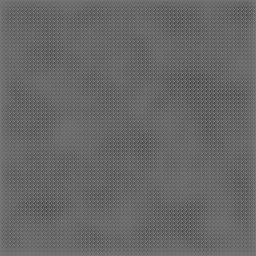
#> input picture data/generated_microtubes/synthetic_000.png, 256 x 256 px, found by its file name; its folder holds only this picture in this run
$ python heat_simulation.py
#> lines starting #> are read from the running program, lines starting #| are printed output that depends on the picture
"""
heat_simulation.py — 2D steady-state heat solver for "thermal sponge" designs.

Given binary-ish microstructure images (solid vs void), we:
  - Map them to a conductivity field k(x,y)
  - Solve ∇·(k ∇T) = 0 with simple Dirichlet BCs:
      * Left boundary: hot chip  (T = T_HOT)
      * Right boundary: cold sink (T = T_COLD)
      * Top/bottom: insulated (Neumann ≈ no-flux)
  - Compute:
      * T_max_chip: max temperature in a hot-strip near the left side
      * Q_total: total heat flux leaving at the cold boundary
      * rho_solid: solid volume fraction (material cost)
  - Save metrics for all images to results/thermal_metrics/thermal_metrics.csv
"""

import os
import numpy as np
import pandas as pd
from PIL import Image

# ------------------------
# Config
# ------------------------
DATA_DIR = "data/generated_microtubes"
OUTPUT_DIR = "results/thermal_metrics"  # Ensure directory exists
OUTPUT_CSV = os.path.join(OUTPUT_DIR, "thermal_metrics.csv")

IMG_EXTS = (".png", ".jpg", ".jpeg", ".tif")

# Image → material mapping
# Adjusted threshold for Robust Normalized images:
# After normalization, 0.5 is the median gray.
# Anything brighter than 0.6 is VOID (Water/Air). Darker is SOLID (Metal).
from src.constants import VOID_THRESHOLD, K_SOLID, K_VOID

# Image → material mapping
# Adjusted threshold for Robust Normalized images:
# After normalization, 0.5 is the median gray.
# Anything brighter than 0.6 is VOID (Water/Air). Darker is SOLID (Metal).
# Constants are now imported from src.constants

# Thermal BCs
T_HOT = 1.0
T_COLD = 0.0
HOT_STRIP_WIDTH = 5      # how many columns from the left we treat as "chip" region for T_max

# Solver
MAX_ITERS = 4000
TOL = 1e-4              # residual stopping criterion
PRINT_EVERY = 500       # how often to print residual


# ------------------------
# Core solver
# ------------------------
def solve_steady_heat(k_grid, t_hot=T_HOT, t_cold=T_COLD,
                      max_iters=MAX_ITERS, tol=TOL, print_every=PRINT_EVERY):
    """
    Solve ∇·(k ∇T) = 0 on a 2D grid with:
      - Left boundary: T = t_hot
      - Right boundary: T = t_cold
      - Top/bottom: insulated (approx via copying interior values)

    k_grid: (H, W) conductivity field.
    Returns: T (H, W), steady-state temperature field.
    """
    H, W = k_grid.shape
    T = np.zeros((H, W), dtype=np.float32)

    # Linear Initialization (Speeds up convergence vs Zeros)
    x_coords = np.linspace(t_hot, t_cold, W)
    T[:] = x_coords

    T[:, 0] = t_hot
    T[:, -1] = t_cold

    # Convenience for boundary masks
    left_idx = 0
    right_idx = W - 1

    for it in range(max_iters):
        max_delta = 0.0

        # Neumann on top/bottom: copy neighbors (simple approximation)
        # This keeps dT/dn ≈ 0 at boundaries
        T[0, :] = T[1, :]
        T[-1, :] = T[-2, :]

        # Gauss–Seidel update on interior (excluding left/right Dirichlet cols)
        # Vectorized implementation (much faster than loops)
        # Note: This is a Jacobi update (parallel), but works for convergence.
        # T_new = (k_n*T_up + k_s*T_down + k_w*T_left + k_e*T_right) / sum_k

        # Shifted arrays for neighbors
        T_up    = T[0:-2, 1:-1]
        T_down  = T[2:,   1:-1]
        T_left  = T[1:-1, 0:-2]
        T_right = T[1:-1, 2:]

        # Current K
        k_c = k_grid[1:-1, 1:-1]

        # Neighbor K (Harmonic Mean for interface conductivity)
        # Harmonic mean handles the sharp jump from k=1 to k=0.05 better than arithmetic
        eps = 1e-8
        k_n = 2 * k_c * k_grid[0:-2, 1:-1] / (k_c + k_grid[0:-2, 1:-1] + eps)
        k_s = 2 * k_c * k_grid[2:,   1:-1] / (k_c + k_grid[2:,   1:-1] + eps)
        k_w = 2 * k_c * k_grid[1:-1, 0:-2] / (k_c + k_grid[1:-1, 0:-2] + eps)
        k_e = 2 * k_c * k_grid[1:-1, 2:]   / (k_c + k_grid[1:-1, 2:]   + eps)

        denom = k_n + k_s + k_w + k_e + eps

        T_new_interior = (k_n * T_up + k_s * T_down + k_w * T_left + k_e * T_right) / denom

        # Calculate Delta
        delta = np.abs(T_new_interior - T[1:-1, 1:-1])
        current_max_delta = np.max(delta)

        # Update T
        T[1:-1, 1:-1] = T_new_interior

        if (it + 1) % print_every == 0:
            print(f"   [heat] iter {it+1:4d}/{max_iters}, max ΔT = {current_max_delta:.3e}")

        if current_max_delta < tol:
            break

    return T


def compute_metrics(img_arr, T, k_grid):
    """
    img_arr: (H, W) in [0,1]
    T:       (H, W) temperature field
    k_grid:  (H, W) conductivity field

    Returns:
      T_max_chip, Q_total, rho_solid
    """
    H, W = img_arr.shape

    # Solid vs void (consistent with VOID_THRESHOLD convention)
    # Bright pixels (> Threshold) are Void. Dark pixels are Solid.
    solid_mask = img_arr <= VOID_THRESHOLD
    rho_solid = solid_mask.mean()

    # Chip / hot strip region (left HOT_STRIP_WIDTH columns)
    chip_cols = min(HOT_STRIP_WIDTH, W)
    chip_region = T[:, :chip_cols]
    T_max_chip = float(chip_region.max())

    # Heat flux through cold boundary (right boundary)
    # Approximate q = -k * dT/dx, so:
    #   dT/dx ≈ T[:, -1] - T[:, -2]
    #   Note: T[:,-1] is 0.0 (Cold Sink). T[:,-2] is > 0.
    #   So dT/dx is negative. Flux should be positive leaving the domain?
    #   Fourier Law: q = -k dT/dx.
    #   Flux vector points Right.
    dTdx = T[:, -1] - T[:, -2] # (0 - Positive) = Negative
    q_boundary = -k_grid[:, -1] * dTdx # (-k * Negative) = Positive Flux
    Q_total = float(q_boundary.sum())

    return T_max_chip, Q_total, float(rho_solid)


# ------------------------
# Main loop over images
# ------------------------
def main():
    if not os.path.exists(DATA_DIR):
        raise FileNotFoundError(f"Input directory not found: {DATA_DIR}")

    os.makedirs(OUTPUT_DIR, exist_ok=True)

    files = sorted(f for f in os.listdir(DATA_DIR)
                   if f.lower().endswith(IMG_EXTS))

    if not files:
        raise RuntimeError(f"No images found in {DATA_DIR} with extensions {IMG_EXTS}")

    print(f"🌡️  Running thermal simulation on {len(files)} structures...")
    print(f"   Data dir: {DATA_DIR}")
    print(f"   Output:   {OUTPUT_CSV}")
    print(f"   Void threshold: {VOID_THRESHOLD}, K_solid={K_SOLID}, K_void={K_VOID}")

    records = []

    for idx, fname in enumerate(files, start=1):
        path = os.path.join(DATA_DIR, fname)
        img = Image.open(path).convert("L")
#> img is the input picture: PIL image 256x256 L; min 63, max 143, mean 103.5
        arr_raw = np.array(img, dtype=np.float32)

        # --- ROBUST NORMALIZATION FIX ---
        # Stretch contrast to full 0.0-1.0 range so gray images become B/W
        img_min, img_max = arr_raw.min(), arr_raw.max()
#> img_min = 63; img_max = 143
        if img_max > img_min:
            arr_norm = (arr_raw - img_min) / (img_max - img_min)
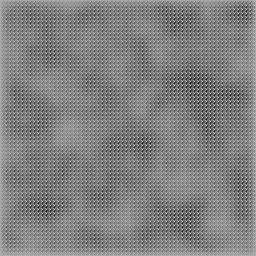
#> arr_norm: shape (256, 256) float32; min 0, max 1, mean 0.506
        else:
            arr_norm = arr_raw / 255.0 # Fallback for blank images

        # Map to conductivity field
        # White (>= threshold) = void (low k), dark = solid (high k)
        void_mask = arr_norm > VOID_THRESHOLD
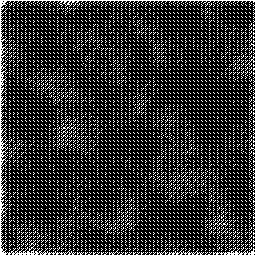
#> void_mask: shape (256, 256) bool; 19.5% white in thin lines or dots
        solid_mask = ~void_mask
#> solid_mask: shape (256, 256) bool; 80.5% white; black in thin lines or dots
        k_grid = np.where(solid_mask, K_SOLID, K_VOID).astype(np.float32)
#> k_grid: shape (256, 256) float32; values 0.05 (black) and 1 (white), 80.5% white; black in thin lines or dots

        print(f"\n[{idx}/{len(files)}] {fname}")
        T = solve_steady_heat(k_grid)
#> in solve_steady_heat, `T[:] = x_coords`:
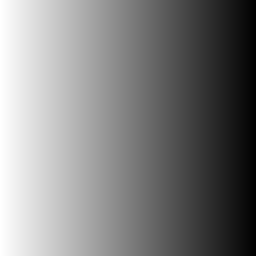
#> T: shape (256, 256) float32; min 0, max 1, mean 0.5
#> the loop in solve_steady_heat, `for it in range(max_iters):` made 146 passes
#> current_max_delta on passes 1 to 12: 0.00276, 0.002, 0.00173, 0.00148, 0.00131, 0.00113, 0.00111, 0.00101, 0.000975, 0.000925, 0.000865, 0.000844
#> pass 1, in solve_steady_heat, `k_c = k_grid[1:-1, 1:-1]`:
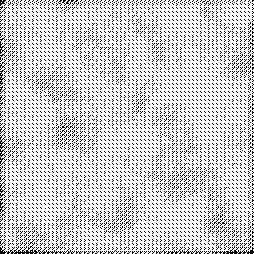
#> k_c: shape (254, 254) float32; values 0.05 (black) and 1 (white), 81.8% white; black in thin lines or dots
#> pass 1, in solve_steady_heat, `k_n = 2 * k_c * k_grid[0:-2, 1:-1] / (k_c + k_grid[0:-2, 1:-1] + eps)`:
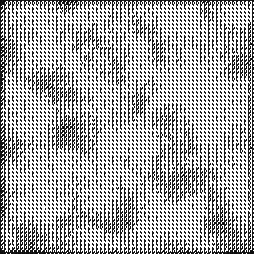
#> k_n: shape (254, 254) float32; min 0.05, max 1, mean 0.677
#> pass 1, in solve_steady_heat, `k_s = 2 * k_c * k_grid[2:,   1:-1] / (k_c + k_grid[2:,   1:-1] + eps)`:
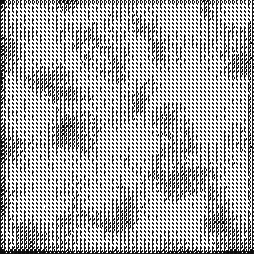
#> k_s: shape (254, 254) float32; min 0.05, max 1, mean 0.677
#> pass 1, in solve_steady_heat, `k_w = 2 * k_c * k_grid[1:-1, 0:-2] / (k_c + k_grid[1:-1, 0:-2] + eps)`:
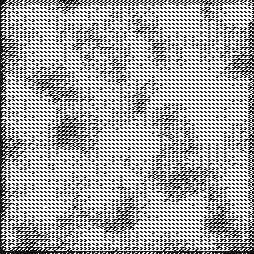
#> k_w: shape (254, 254) float32; min 0.05, max 1, mean 0.674

        T_max_chip, Q_total, rho_solid = compute_metrics(arr_norm, T, k_grid)
#> in compute_metrics, `rho_solid = solid_mask.mean()`: rho_solid = 0.805
#> in compute_metrics, `chip_region = T[:, :chip_cols]`: chip_region = 256 rows, first 6: [1, 0.993, 0.985, 0.981, 0.977], [1, 0.993, 0.985, 0.981, 0.977], [1, 0.993, 0.986, 0.981, 0.975], [1, 0.991, 0.986, 0.981, 0.973], [1, 0.992, 0.985, 0.979, 0.975], [1, 0.99, 0.982, 0.978, 0.977]
#> in compute_metrics, `T_max_chip = float(chip_region.max())`: T_max_chip = 1
#> in compute_metrics, `dTdx = T[:, -1] - T[:, -2]`: dTdx = 256 values, max -0.00431 at index 255, min -0.0162 at index 19, mean -0.0126
#> in compute_metrics, `q_boundary = -k_grid[:, -1] * dTdx`: q_boundary = 256 values, max 0.000812 at index 19, min 0.000215 at index 255, mean 0.000628
#> in compute_metrics, `Q_total = float(q_boundary.sum())`: Q_total = 0.161
#> T_max_chip = 1; Q_total = 0.161; rho_solid = 0.805

        print(f"   ➜ T_max_chip = {T_max_chip:.4f}, "
              f"Q_total = {Q_total:.4e}, "
              f"rho_solid = {rho_solid:.3f}")
#|    ➜ T_max_chip = 1.0000, Q_total = 1.6068e-01, rho_solid = 0.805

        records.append({
            "filename": fname,
            "T_max_chip": T_max_chip,
            "Q_total": Q_total,
            "rho_solid": rho_solid,
        })

    df = pd.DataFrame(records)
#> df = table of 1 rows and 4 columns
    df.to_csv(OUTPUT_CSV, index=False)
    print(f"\n✅ Thermal metrics saved → {OUTPUT_CSV}")


if __name__ == "__main__":
    main()

$ run again, on data/generated_microtubes/synthetic_005.png
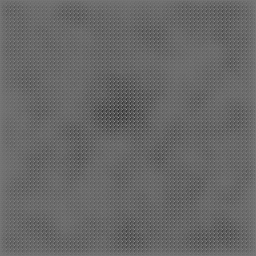
#> input picture data/generated_microtubes/synthetic_005.png, 256 x 256 px, found by its file name
#> in main, img is the input picture: PIL image 256x256 L; min 45, max 156, mean 103.8
#> img_min = 45; img_max = 156
#> in main, `void_mask = arr_norm > VOID_THRESHOLD`:
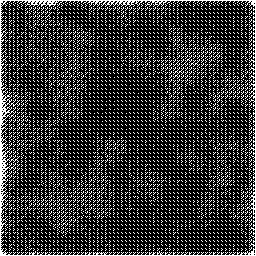
#> void_mask: shape (256, 256) bool; 20.9% white in thin lines or dots
#> solid_mask: shape (256, 256) bool; 79.1% white; black in thin lines or dots
#> k_grid: shape (256, 256) float32; values 0.05 (black) and 1 (white), 79.1% white; black in thin lines or dots
#> the loop in solve_steady_heat, `for it in range(max_iters):` made 478 passes
#> current_max_delta on passes 1 to 3: 0.00276, 0.00215, 0.00185
#> pass 1, in solve_steady_heat, `k_w = 2 * k_c * k_grid[1:-1, 0:-2] / (k_c + k_grid[1:-1, 0:-2] + eps)`:
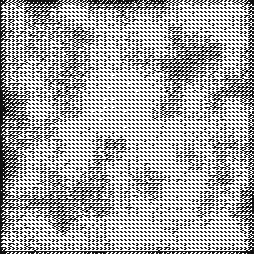
#> k_w: shape (254, 254) float32; min 0.05, max 1, mean 0.652
#> in compute_metrics, `rho_solid = solid_mask.mean()`: rho_solid = 0.791
#> chip_region = 256 rows, first 6: [1, 0.99, 0.982, 0.977, 0.976], [1, 0.99, 0.982, 0.977, 0.976], [1, 0.989, 0.983, 0.977, 0.973], [1, 0.987, 0.985, 0.978, 0.97], [1, 0.988, 0.984, 0.977, 0.972], [1, 0.988, 0.98, 0.973, 0.972]
#> in compute_metrics, `T_max_chip = float(chip_region.max())`: T_max_chip = 1
#> dTdx = 256 values, max -0.00638 at index 255, min -0.0185 at index 191, mean -0.0145
#> q_boundary = 256 values, max 0.000925 at index 191, min 0.000319 at index 255, mean 0.000724
#> in compute_metrics, `Q_total = float(q_boundary.sum())`: Q_total = 0.185
#> in main, `T_max_chip, Q_total, rho_solid = compute_metrics(arr_norm, T, k_grid)`: T_max_chip = 1; Q_total = 0.185; rho_solid = 0.791
#|    ➜ T_max_chip = 1.0000, Q_total = 1.8534e-01, rho_solid = 0.791
#> df = table of 1 rows and 4 columns
